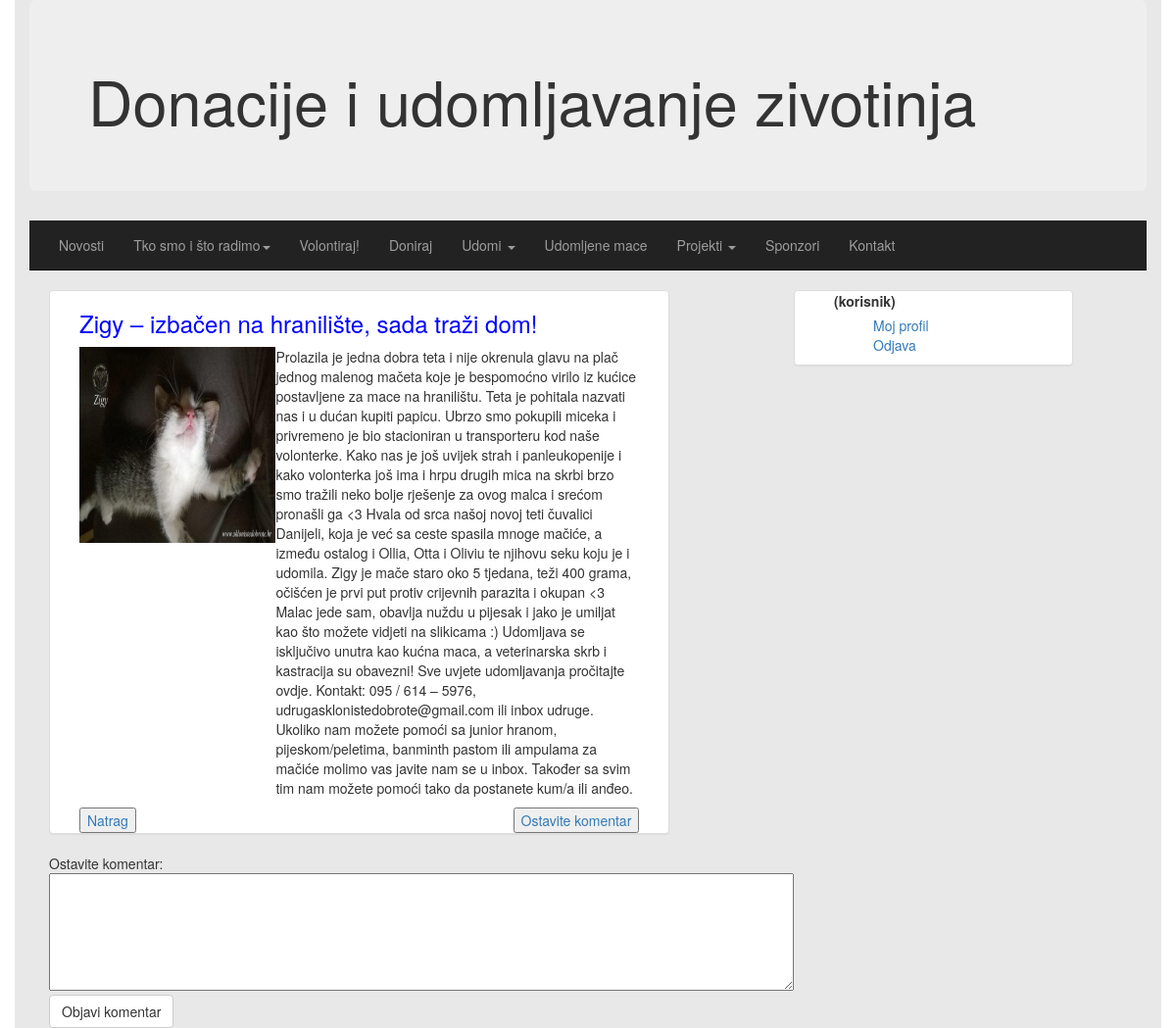
The app's page /detalji.php?id=dogadaji&nav=1 with its own data.
### tables this page shows
CREATE TABLE `dogadaji` (
  `id` int(11) NOT NULL,
  `naslov` varchar(256) NOT NULL,
  `tekst` text NOT NULL,
  `slika` varchar(128) NOT NULL,
  `datum` date NOT NULL
);

### detalji.php (the view, shortened to what this page needs)
<!DOCTYPE html>
<html>
<head>
  <link rel="stylesheet" href="http://maxcdn.bootstrapcdn.com/bootstrap/3.3.4/css/bootstrap.min.css">
</head>
<body>
<div class="container" style="background-color:#E8E8E8">
  <div class="jumbotron">
    <h1>Donacije i udomljavanje zivotinja</h1>
  </div>
   <div class="navbar navbar-inverse navbar-static-top" role="navigation">
	   <div class="container">
    <div class="navbar-collapse collapse">
     <ul class="nav navbar-nav navbar-center">
       <li clas="active"><a href="index.php">Novosti</a></li>
       <li class="dropdown">
         <a href="#" class="dropdown-toggle" data-toggle="dropdown">Tko smo i što radimo<b class="caret"></b></a>
       </li>
       <li clas="active"><a href="volontiraj.php">Volontiraj!</a></li>
       <li clas="active"><a href="#">Doniraj</a></li>
       <li class="dropdown">
        <a href="#" class="dropdown-toggle" data-toggle="dropdown">Udomi <b class="caret"></b></a>
       </li>
       <li><a href="#">Udomljene mace</a></li>
       <li class="dropdown">
        <a href="#" class="dropdown-toggle" data-toggle="dropdown">Projekti <b class="caret"></b></a>
       </li>
       <li><a href="#">Sponzori</a></li>
       <li><a href="kontakt.php">Kontakt</a></li>
     </ul>
    </div>
	   </div>
   </div>
    <div clas="col-md-12">
    <div class="col-md-8" style="margin-left:20px">
    <?php
	$komentariHtml = '<div class="row">';
	$komentariHtml .= '</div>';
	$komentariHtml .= <<<EOF
	<div>Ostavite komentar:</div>
		<textarea style="height: 120px; width: 100%;" id="tekst-komentara"></textarea>
		<a class="btn btn-default" id="objavi-komentar">Objavi komentar</a>
EOF;
    $mysqli = new mysqli("localhost", "root", "root", "seminar2");
          $query= "SELECT * from $_GET[id] WHERE id = $_GET[nav]";
          $result=  $mysqli->query($query);
			 $row = $result->fetch_assoc();
            echo '<div class="row">';
            echo '<div class="col-md-10 panel panel-default">';
            echo '<div class="col-md-12">';
            echo '<h3 style="color:blue">' . $row['naslov']  . '</h3>';
            echo '</div>';
            if($_GET['id']== "akcije" || $_GET['id'] == "dogadaji" || $_GET['id'] == "onama" || $_GET['id'] == "privremeniudomitelji" || $_GET['id'] == "volontirajidoniraj"){
              echo '<div class="col-md-4"><img src=' . $row['slika'] . '  width="200" height="200"></div>';
              echo '<div class="col-md-8 pull-right"><p>' . $row['tekst'] . '</p>';
              echo '</div>';
            }
            else{
               echo '<div class="col-md-12"><p>' . $row['tekst'] . '</p>';
            echo '</div>';
            }
            echo '<div class="col-md-12 pull-right">';
            echo '<button><a href="index.php">Natrag</a></button>';
            echo '<button style="float:right"><a href="#">Ostavite komentar</a></button></div>';
            echo '</div>';
				echo $komentariHtml;
            echo '</div>';
    ?>
  </div>
  </div>
   <div class=" nav nav-stacked pull-center col-sm-3 panel panel-default ">
      <ul style="list-style-type:none">
       <li><label> <?php
       if($_SESSION['razina'] === 1){
        echo '(admin)';
      }else{
          echo '(korisnik)';
        }
        ?></label></li>
       <ul style="list-style-type:none">
        <li><a href="mojprofil.php">Moj profil</a></li>
          <li><a href="logout.php">Odjava</a></li>
      </ul>
      </ul>
     </div>
  </div>
</body>
</html>

### records on screen
dogadaji: naslov "Zigy – izbačen na hranilište, sada traži dom!", slika (picture), tekst "Prolazila je jedna dobra teta i nije okrenula glavu na plač jednog malenog mačeta koje je bespomoćno virilo iz kućice postavljene za mace na hranilištu. Teta je pohitala nazvati nas i u dućan kupiti papicu. Ubrzo smo pokupili miceka i privremeno je bio stacioniran u transporteru kod naše volonterke. Kako nas je još uvijek strah i panleukopenije i kako volonterka još ima i hrpu drugih mica na skrbi brzo smo tražili neko bolje rješenje za ovog malca i srećom pronašli ga <3 Hvala od srca našoj novoj teti čuvalici Danijeli, koja je već sa ceste spasila mnoge mačiće, a između ostalog i Ollia, Otta i Oliviu te njihovu seku koju je i udomila. Zigy je mače staro oko 5 tjedana, teži 400 grama,…"
